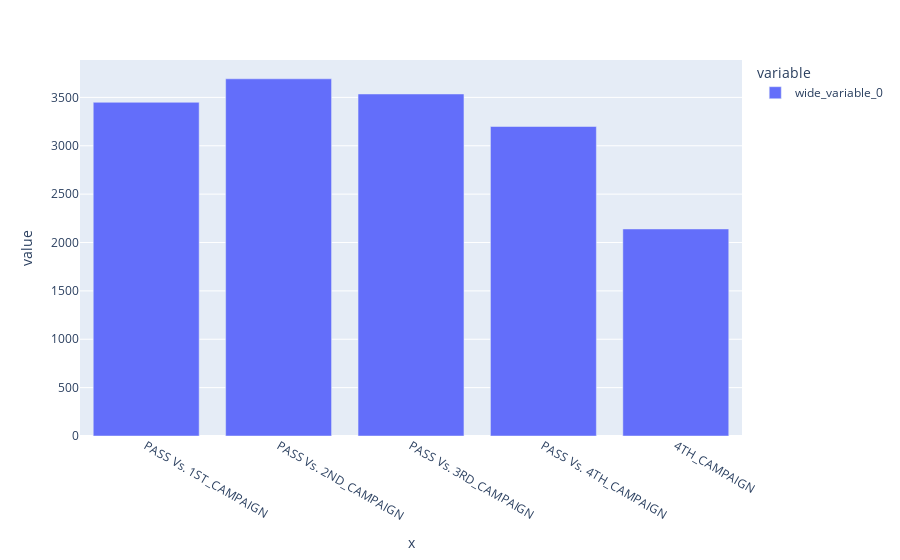

Source (notebook cell):
### Code cell
X3=['PASS Vs. 1ST_CAMPAIGN','PASS Vs. 2ND_CAMPAIGN','PASS Vs. 3RD_CAMPAIGN','PASS Vs. 4TH_CAMPAIGN','4TH_CAMPAIGN']
Y3=pd.Series([[df.PASS.sum(),df.PASS.sum()+(df['1ST_CAMPAIGN'].sum()-df['2ND_CAMPAIGN'].sum()),df.PASS.sum()+(df['1ST_CAMPAIGN'].sum()-df['3RD_CAMPAIGN'].sum()),df.PASS.sum()+(df['1ST_CAMPAIGN'].sum()-df['4TH_CAMPAIGN'].sum()),df['4TH_CAMPAIGN'].sum() ]])
px.bar(x= X3, y= Y3)

### Figure 1 — Plotly figure (JSON) as saved in the notebook; plotly's stock layout.template omitted (floating-point values rounded to 4 significant figures)
{"data": [{"alignmentgroup": "True", "hovertemplate": "variable=wide_variable_0<br>x=%{x}<br>value=%{y}<extra></extra>", "legendgroup": "wide_variable_0", "marker": {"color": "#636efa", "pattern": {"shape": ""}}, "name": "wide_variable_0", "offsetgroup": "wide_variable_0", "orientation": "v", "showlegend": true, "textposition": "auto", "type": "bar", "x": ["PASS Vs. 1ST_CAMPAIGN", "PASS Vs. 2ND_CAMPAIGN", "PASS Vs. 3RD_CAMPAIGN", "PASS Vs. 4TH_CAMPAIGN", "4TH_CAMPAIGN"], "xaxis": "x", "y": [3449, 3692, 3535, 3199, 2140], "yaxis": "y"}], "layout": {"barmode": "relative", "legend": {"title": {"text": "variable"}, "tracegroupgap": 0}, "margin": {"t": 60}, "xaxis": {"anchor": "y", "domain": [0, 1], "title": {"text": "x"}}, "yaxis": {"anchor": "x", "domain": [0, 1], "title": {"text": "value"}}}}
